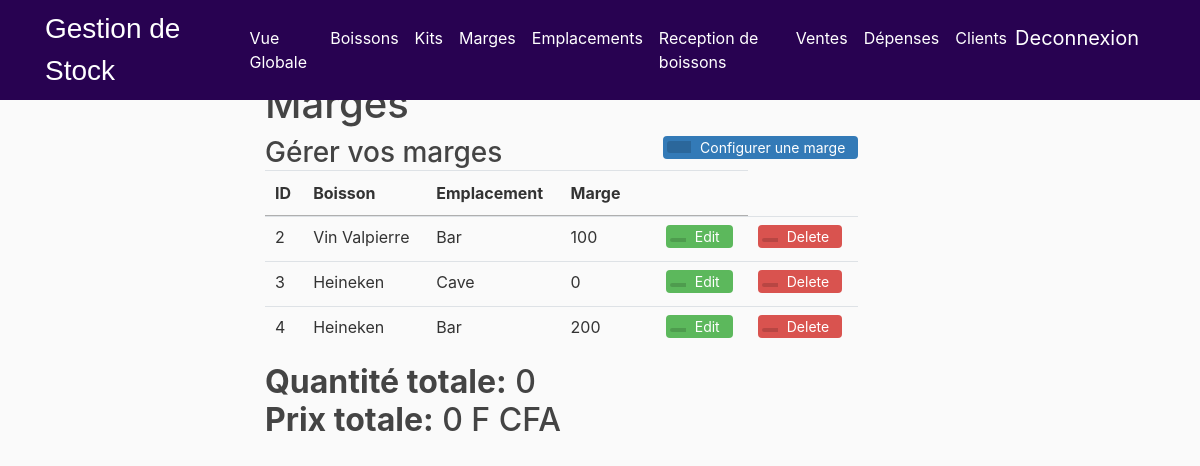
The page /Margin (signed in) on the database its author committed.
### flaskinventory/models.py (models this page shows, shortened)
class Margin(db.Model):
    db.__tablename__ = 'kit'
    id = db.Column(db.Integer, primary_key=True)
    value = db.Column(db.Integer, nullable=False)
    product_id = db.Column(db.Integer, db.ForeignKey('product.id'))
    product = db.relationship("Product", back_populates="margin")
    loc_id = db.Column(db.Integer, db.ForeignKey('location.id'))
    location = relationship('Location', back_populates="margin")
    __table_args__ = (
        db.UniqueConstraint('product_id', 'loc_id'),
    )

class Product(db.Model):
    db.__tablename__ = 'product'
    id = db.Column(db.Integer, primary_key=True)
    price = db.Column(db.Integer)
    prod_name = db.Column(db.String(20), unique=True, nullable=False)
    loc_id = db.Column(db.Integer, db.ForeignKey('location.id'))
    location = relationship("Location")
    margin = db.relationship("Margin", back_populates="product")
    kits = db.relationship("Kit", secondary=products_kits)
    stocks = db.relationship("Stock", back_populates="product")

class Location(db.Model):
    db.__tablename__ = 'location'
    id = db.Column(db.Integer, primary_key=True)
    loc_name = db.Column(db.String(20), unique=True, nullable=False)
    stocks = relationship("Stock", back_populates="location")
    margin = db.relationship("Margin", back_populates="location")

### flaskinventory/routes.py (the view, shortened to what this page needs)
@app.route("/Margin", methods=['GET', 'POST'])
@login_required
def margin():
    form = addMargin()
    eform = addMargin()
    margins = Margin.query.all()
    exists = bool(Margin.query.all())
    if exists == False and request.method == 'GET':
        flash(f'Margins products  to view', 'info')
    products = Product.query.all()
    prod_choices = []
    for n in products:
        t = (n.id, n.prod_name + " ----->> (" + str(n.price) + " F CFA)")
        prod_choices.append(t)
    loc_choices = Location.query.with_entities(Location.id, Location.loc_name).all()
    loc_main = filter(lambda x: x.loc_name != 'Principal', loc_choices)
    prod_list_names = []
    dest_list_names = []
    prod_list_names += prod_choices
    dest_list_names += loc_main
    form.mprodname.choices = prod_list_names
    eform.mprodname.choices = prod_list_names
    form.location.choices = dest_list_names
    eform.location.choices = dest_list_names
    total = 0
    prix = 0
    return render_template('margin.html', title='Margin', form=form, eform=eform, margins=margins,
                           total=total, prix=prix)

### flaskinventory/routes.py (called while the page is built)
@login_manager.user_loader
def user_loader(user_id):
    return User.query.get(user_id)

### flaskinventory/templates/margin.html (shortened to what this page needs)
{% extends "overview.html" %}
{% block content %}
  <div class="container">
<h1>Marges</h1>
<div >
  <h3 style="display: inline-block;margin:0;"> Gérer vos marges</h3>
  <button type="button" class="btn btn-add" data-toggle="modal" data-target="#exampleModal">
   <span class="btn-icon-add"></span>Configurer une marge</button>
</div>
<table class="table table-hover" id="example">
<caption><h2><b>Quantité totale:</b> {{ total }} <br> <b>Prix totale:</b> {{ prix }} F CFA</h2></caption>
<thead>
 <tr>
   <th>ID</th>
   <th>Boisson</th>
   <th>Emplacement</th>
   <th>Marge</th>
     <th></th>
     <th></th>
 </tr>
</thead>
<tbody>
{%for d in margins%}
 <tr>
   <td>{{d.id}}</td>
   <td>{{d.product.prod_name}}</td>
   <td>{{d.location.loc_name}}</td>
   <td>{{d.value}}</td>
     <td>{{d.created_at}}</td>
 <td>
       <button type="button" class="btn btn-edit" data-toggle="modal" data-target = "#edit{{d.id}}" >
       <span class="btn-icon"></span>Edit</button>
   </td>
 <td>
     {% if current_user.admin %}
      <a href="{{ url_for('delete', p_id = d.id,type ='margin') }}">
       <button type="button" class="btn btn-delete">
       <span class="btn-icon"></span>Delete</button></a>
     {% endif %}
   </td>
 </tr>
 {% endfor %}
</tbody>
</table>
</div>
{% endblock content %}

### flaskinventory/templates/overview.html (shortened to what this page needs)
<!DOCTYPE html>
<html>
  <head>
    <link rel="stylesheet" href="https://maxcdn.bootstrapcdn.com/bootstrap/4.0.0/css/bootstrap.min.css">
    <link rel="stylesheet" type="text/css" href="{{ url_for('static', filename='main.css') }}">
    <link href="//netdna.bootstrapcdn.com/bootstrap/3.0.0/css/bootstrap-glyphicons.css" rel="stylesheet">
<link href="https://cdn.datatables.net/1.10.16/css/jquery.dataTables.min.css" rel="stylesheet">
  </head>
  <body>
    <header class="site-header">
      <nav class="navbar navbar-expand-md navbar-dark bg-steel fixed-top">
        <div class="container">
          <a class="Main" href="/Overview">Gestion de Stock</a>
          <div class="collapse navbar-collapse" id="navbarToggle">
            <div class="navbar-nav">
                {% if current_user.is_authenticated %}
                    <a class="nav-item nav-link" href="/">Vue Globale</a>
              <a class="nav-item nav-link" href="/Product">Boissons</a>
              <a class="nav-item nav-link" href="/Kit">Kits</a>
              <a class="nav-item nav-link" href="/Margin">Marges</a>
              <a class="nav-item nav-link" href="/Location">Emplacements</a>
              <a class="nav-item nav-link" href="/Reception">Reception de boissons</a>
              <a class="nav-item nav-link" href="/Sell">Ventes</a>
                    <a class="nav-item nav-link" href="/Buy">Dépenses</a>
              <a class="nav-item nav-link" href="/Person">Clients</a>
                <a class="navbar-brand" href="{{ url_for('logout') }}">Deconnexion</a>
            {% endif %}
            </div>
          </div>
        </div>
      </nav>
</header>
<main role="main" class="container-content">
      <div class="row">
        <div class="col-md-8">
          {% block content %}{% endblock %}
       </div>
    </div>
</main>
  </body>
</html>

### flaskinventory/static/main.css (style rules this page uses)
body { background: #fafafa; color: #333333; margin-top: 5rem; }
h1, h2, h3, h4, h5, h6 { color: #444444; }
a { color: white; }
.btn-icon { position: relative; left: -9px; display: inline-block;padding: 2px 8px; background: rgba(0,0,0,0.15); border-radius: 3px 0 0 3px; color: white; font-size: 14px; }
.btn-icon-add { position: relative; left: -9px; display: inline-block;padding: 6px 12px; background: rgba(0,0,0,0.15); border-radius: 3px 0 0 3px; color: white; font-size: 14px; }
.btn-add { padding-top: 0; padding-bottom: 0; background-color:#337ab7; color: white; font-size: 14px; float: right; }
.btn-edit { padding-top: 0; padding-bottom: 0; background-color: #5cb85c; color: white; font-size: 14px; }
.btn-delete { padding-top: 0; padding-bottom: 0; background-color: #d9534f; color: white; font-size: 14px; }
.btn { margin-bottom:5px;font-size: 14px; }
.container-content { margin-top: 60px; margin-left: 250px; }
.Main { color: white; font-family: sans-serif; font-size: 28px; }
.bg-steel { background-color: #280251; }
.site-header .navbar-nav .nav-link { color:white ; }
html { visibility: visible; opacity: 1; }

### flaskinventory/templates/overview.html (style rules this page uses)
html { visibility: hidden;opacity:0; }

### rows shown on the page
Margin: id "2", product.prod_name "Vin Valpierre", location.loc_name "Bar", value "100"
Margin: id "3", product.prod_name "Heineken", location.loc_name "Cave", value "0"
Margin: id "4", product.prod_name "Heineken", location.loc_name "Bar", value "200"

### other values the page prints
{{ total }} "0"
{{ prix }} "0"
